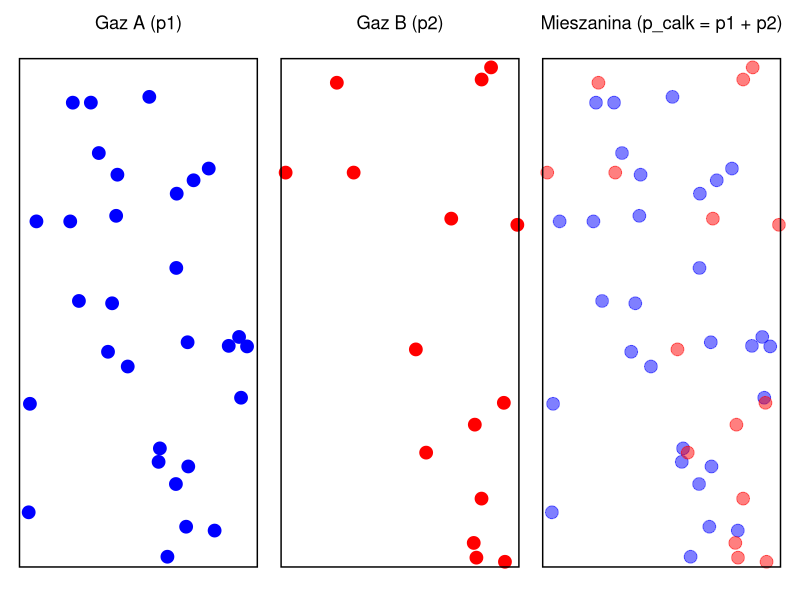
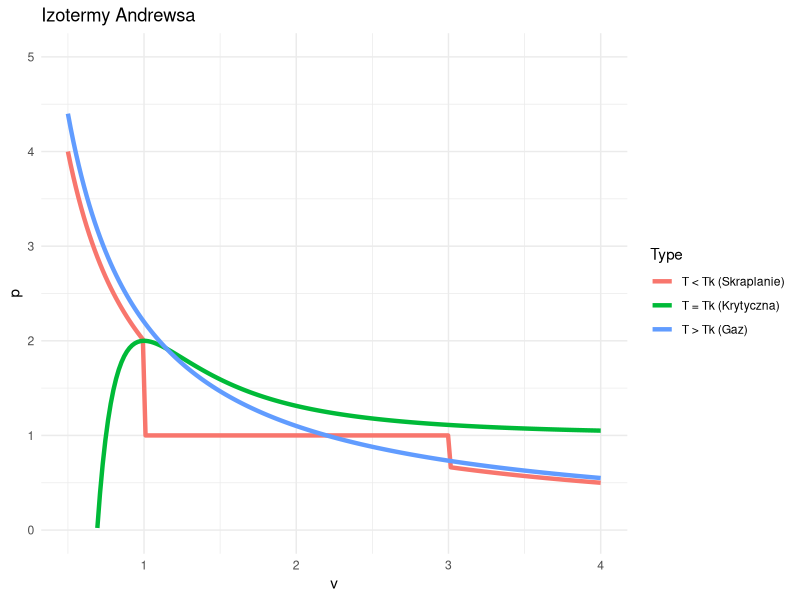

Recreate these plots in R, in order.
## ---- chunk 1
#| label: dalton-viz
#| echo: false
#| fig-width: 10
#| fig-height: 4

library(ggplot2)
library(patchwork)

# Data generation
set.seed(101)
xA <- runif(30, 0, 10); yA <- runif(30, 0, 10)
xB <- runif(15, 0, 10); yB <- runif(15, 0, 10)

p1 <- ggplot() + 
  geom_point(aes(xA, yA), color="blue", size=4) + 
  ggtitle("Gaz A (p1)") + 
  theme_void() + theme(plot.title = element_text(hjust=0.5)) +
  geom_rect(aes(xmin=0, xmax=10, ymin=0, ymax=10), color="black", fill=NA)

p2 <- ggplot() + 
  geom_point(aes(xB, yB), color="red", size=4) + 
  ggtitle("Gaz B (p2)") + 
  theme_void() + theme(plot.title = element_text(hjust=0.5)) +
  geom_rect(aes(xmin=0, xmax=10, ymin=0, ymax=10), color="black", fill=NA)

p3 <- ggplot() + 
  geom_point(aes(xA, yA), color="blue", size=4, alpha=0.5) + 
  geom_point(aes(xB, yB), color="red", size=4, alpha=0.5) + 
  ggtitle("Mieszanina (p_calk = p1 + p2)") + 
  theme_void() + theme(plot.title = element_text(hjust=0.5)) +
  geom_rect(aes(xmin=0, xmax=10, ymin=0, ymax=10), color="black", fill=NA)

p1 + p2 + p3
## ---- chunk 2
#| label: andrews
#| echo: false
#| fig-width: 6
#| fig-height: 5

v_r <- seq(0.5, 4, length.out=200)

# Ideal gas
p_ideal <- 2/v_r

# Real gas (schematic)
# T > Tk
p_high <- 2.2/v_r 
# T = Tk (inflection point)
p_crit <- 4*v_r^(-3) - 3*v_r^(-4) + 1 # Fake function for visual
# T < Tk
p_low <- 2/v_r
p_low[v_r > 1 & v_r < 3] <- 1 # Plateu

dfa <- data.frame(
  v = rep(v_r, 3),
  p = c(p_high, p_crit, p_low),
  Type = rep(c("T > Tk (Gaz)", "T = Tk (Krytyczna)", "T < Tk (Skraplanie)"), each=200)
)

ggplot(dfa, aes(v, p, color=Type)) + geom_line(size=1.5) + ylim(0, 5) +
  theme_minimal() + labs(title="Izotermy Andrewsa", y="p", x="v")
